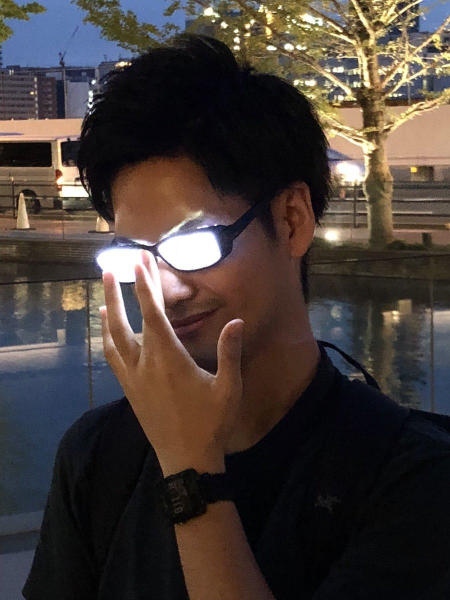
#> input picture Week 3,4/cutie.jpg, 900 x 1200 px (shown at 1/2 size)
$ python 'Challenge 2.py'
#> lines starting #> are read from the running program, lines starting #| are printed output that depends on the picture
import cv2
import numpy as np


#reading images
img = cv2.imread("cutie.jpg")
#> img is the input picture: shape (1200, 900, 3); mean B, G, R 55.5, 59.7, 68.9
cv2.imshow('Cutie', img)

 #scale it to 50%
scale_percent = 50 # percent of original size
width = int(img.shape[1] * scale_percent / 100)
#> width = 450
height = int(img.shape[0] * scale_percent / 100)
#> height = 600
dim = (width, height)
#> dim = (450, 600)

#Create a new image
resized = cv2.resize(img, dim, interpolation = cv2.INTER_AREA)
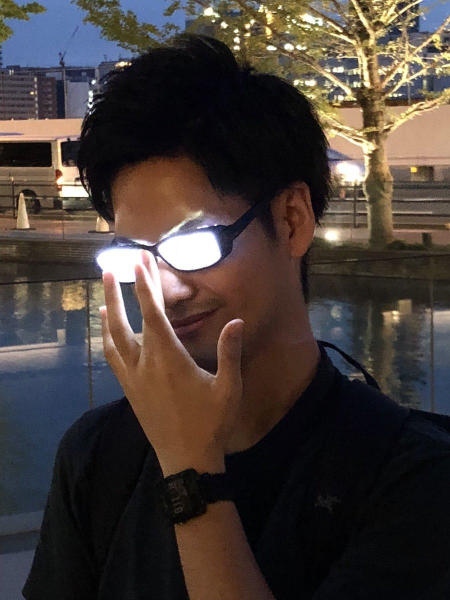
#> resized: shape (600, 450, 3); mean B, G, R 55.6, 59.8, 69
cv2.imshow("Resized image", resized)

#find dimensions of image
dimensions=resized.shape
#> dimensions = (600, 450, 3)

height = img.shape[0]
#> height = 1200
width = img.shape[1]
#> width = 900
channels = img.shape[2]
#> channels = 3

#using circle() function to draw a circle on the given image
circled = cv2.circle(resized,(225,300),40,(225,0,0),thickness=2)
cv2.imshow('Circle',circled)

#pass through greyscale blur and canny layer
#convert to greyscale
greyscale=cv2.cvtColor(img,cv2.COLOR_BGR2GRAY)
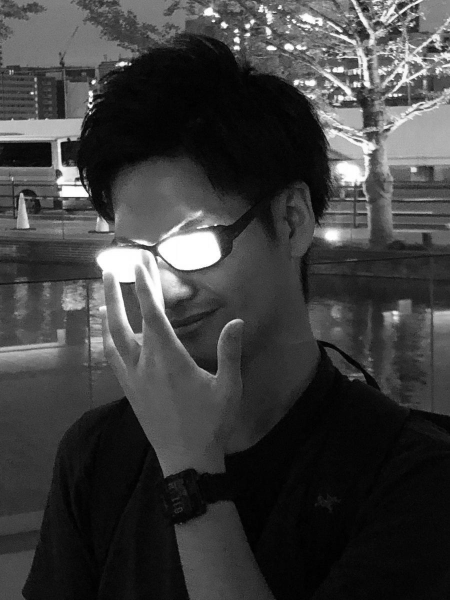
#> greyscale: shape (1200, 900) (shown at 1/2 size); min 0, max 255, mean 61.9
cv2.imshow('Grey',greyscale)

#blur
blur=cv2.GaussianBlur(img,(9,9),cv2.BORDER_DEFAULT)
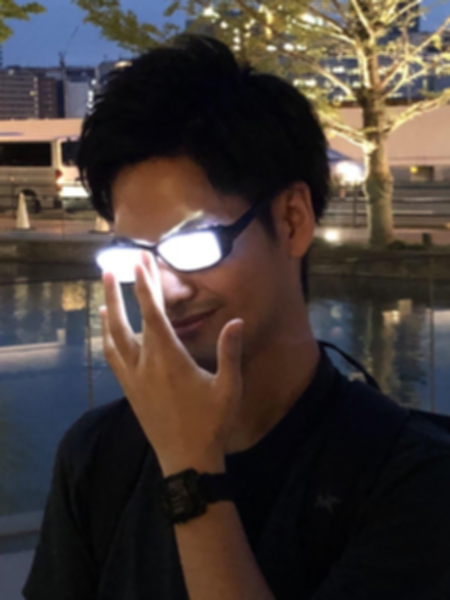
#> blur: shape (1200, 900, 3) (shown at 1/2 size); mean B, G, R 55.5, 59.7, 68.9
#ksize has to be odd numbers
cv2.imshow('Blur',blur)

#canny
canny=cv2.Canny(img,125,200)
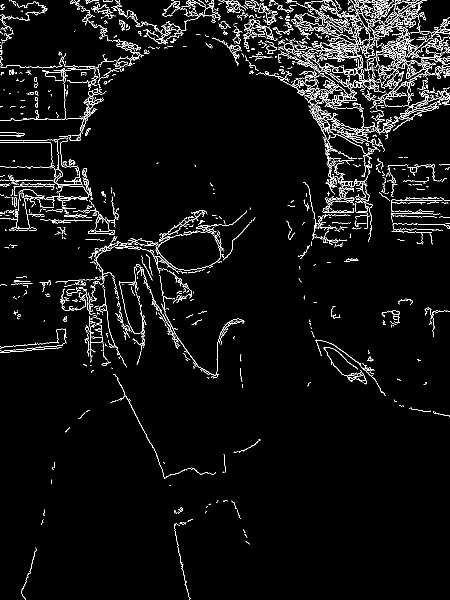
#> canny: shape (1200, 900) (shown at 1/2 size); 4.3% white in thin lines or dots
cv2.imshow('Canny',canny)


#rotate image 45 degrees
#Rotation
def rotate(img, angle, rotPoint=None):
#> called with angle = -45
    (height,width)=img.shape[:2]
#> height = 1200; width = 900

    if rotPoint is None:
        rotPoint=(width//2,height//2)
#> rotPoint = (450, 600)

    rotMat = cv2.getRotationMatrix2D(rotPoint,angle,scale=1.0)
    dimensions =(width,height)
#> dimensions = (900, 1200)

    return cv2.warpAffine(img,rotMat,dimensions)
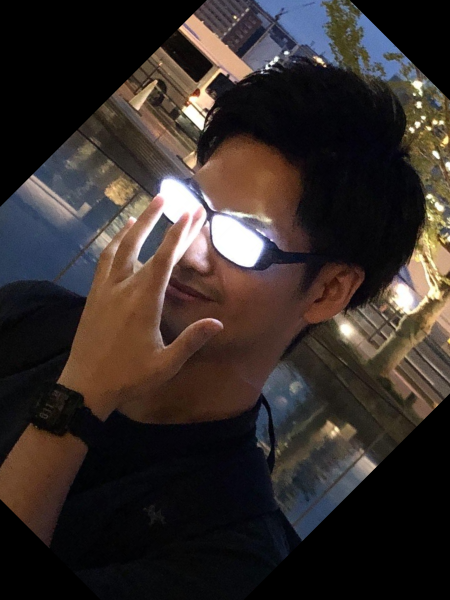
#> returned value: shape (1200, 900, 3) (shown at 1/2 size); mean of channels 0, 1, 2 41.7, 44.7, 53.2; drawn as B, G, R

rotated= rotate(img,-45)
cv2.imshow('Rotate',rotated)

cv2.waitKey(0)
cv2.destroyAllWindows()
